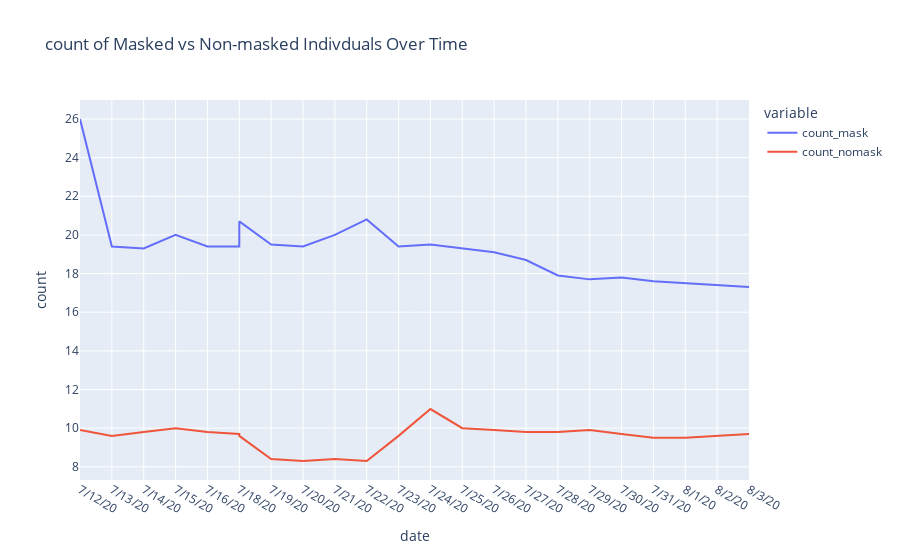

The notebook cell this image was saved under:
### Markdown cell above
3. Make a visualization of this data that is more accurate. Your visualization should more honestly tell the story.

               fig = pd.line(DF,x= ,y= )

   
5. What message is more clear in your visualization, compared to the one posted on twitter?
6. What, if any, useful information do these data and your visualization tell us about mask wearing and COVID? It’ll be difficult to set aside what you already know about mask wearing, but you should try to focus only on what this visualization tells. Feel free to also comment on whether that lines up with what you know about mask wearing.
7. Could there be confounding data? What can you actually say about the data as given?

### Code cell
fig = px.line(DF, x='date', y = ['count_mask', 'count_nomask'],
              labels = {'value' : 'count', 'varibles' : 'mask usage'},
              title= 'count of Masked vs Non-masked Indivduals Over Time')
fig.show()

### Figure 1 — Plotly figure (JSON) as saved in the notebook; plotly's stock layout.template omitted (floating-point values rounded to 4 significant figures)
{"data": [{"hovertemplate": "variable=count_mask<br>date=%{x}<br>count=%{y}<extra></extra>", "legendgroup": "count_mask", "line": {"color": "#636efa", "dash": "solid"}, "marker": {"symbol": "circle"}, "mode": "lines", "name": "count_mask", "orientation": "v", "showlegend": true, "type": "scatter", "x": ["7/12/20", "7/13/20", "7/14/20", "7/15/20", "7/16/20", "7/18/20", "7/18/20", "7/19/20", "7/20/20", "7/21/20", "7/22/20", "7/23/20", "7/24/20", "7/25/20", "7/26/20", "7/27/20", "7/28/20", "7/29/20", "7/30/20", "7/31/20", "8/1/20", "8/2/20", "8/3/20"], "xaxis": "x", "y": [26, 19.4, 19.3, 20, 19.4, 19.4, 20.7, 19.5, 19.4, 20, 20.8, 19.4, 19.5, 19.3, 19.1, 18.7, 17.9, 17.7, 17.8, 17.6, 17.5, 17.4, 17.3], "yaxis": "y"}, {"hovertemplate": "variable=count_nomask<br>date=%{x}<br>count=%{y}<extra></extra>", "legendgroup": "count_nomask", "line": {"color": "#EF553B", "dash": "solid"}, "marker": {"symbol": "circle"}, "mode": "lines", "name": "count_nomask", "orientation": "v", "showlegend": true, "type": "scatter", "x": ["7/12/20", "7/13/20", "7/14/20", "7/15/20", "7/16/20", "7/18/20", "7/18/20", "7/19/20", "7/20/20", "7/21/20", "7/22/20", "7/23/20", "7/24/20", "7/25/20", "7/26/20", "7/27/20", "7/28/20", "7/29/20", "7/30/20", "7/31/20", "8/1/20", "8/2/20", "8/3/20"], "xaxis": "x", "y": [9.9, 9.6, 9.8, 9.99, 9.8, 9.7, 9.6, 8.4, 8.3, 8.4, 8.3, 9.6, 10.99, 10, 9.9, 9.8, 9.8, 9.9, 9.7, 9.5, 9.5, 9.6, 9.7], "yaxis": "y"}], "layout": {"autosize": true, "legend": {"title": {"text": "variable"}, "tracegroupgap": 0}, "title": {"text": "count of Masked vs Non-masked Indivduals Over Time"}, "xaxis": {"anchor": "y", "autorange": true, "domain": [0, 1], "range": [0, 21], "title": {"text": "date"}, "type": "category"}, "yaxis": {"anchor": "x", "autorange": true, "domain": [0, 1], "range": [7.317, 26.98], "title": {"text": "count"}, "type": "linear"}}}
